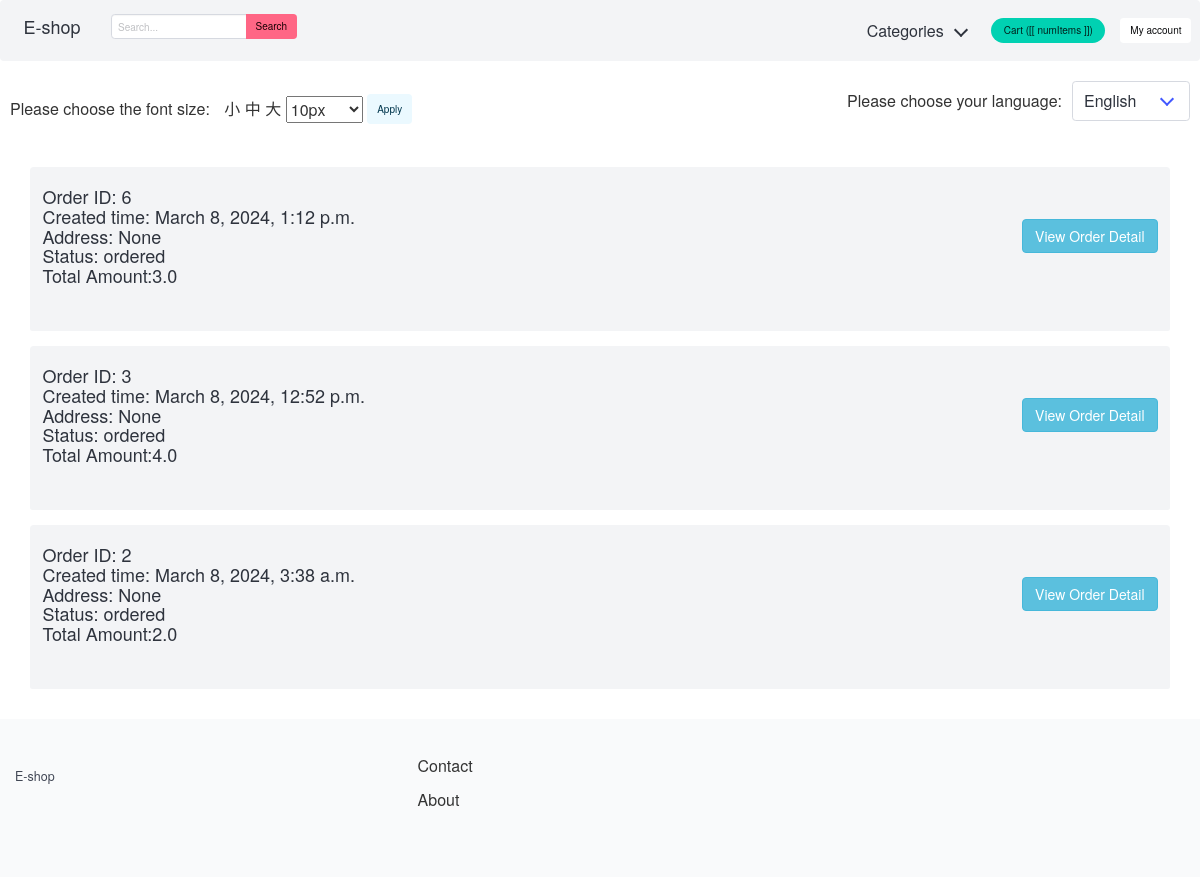
The page /user_orders/ (signed in) on the database its author committed.
### apps/order/models.py (models this page shows, shortened)
class Order(models.Model):
    ORDERED = 'ordered'
    SHIPPED = 'shipped'
    ARRIVED = 'arrived'
    STATUS_CHOICES = (
        (ORDERED, 'Ordered'),
        (SHIPPED, 'Shipped'),
        (ARRIVED, 'Arrived')
    )
    user = models.ForeignKey(User, related_name='orders', on_delete=models.SET_NULL, blank=True, null=True)
    first_name = models.CharField(max_length=100)
    last_name = models.CharField(max_length=100)
    email = models.CharField(max_length=100)
    address = models.CharField(max_length=100)
    zipcode = models.CharField(max_length=100)
    place = models.CharField(max_length=100)
    phone = models.CharField(max_length=100)
    created_at = models.DateTimeField(auto_now_add=True)
    paid = models.BooleanField(default=False)
    paid_amount = models.FloatField(blank=True, null=True)
    payment_intent = models.CharField(max_length=255)
    shipped_date = models.DateTimeField(blank=True, null=True)
    status = models.CharField(max_length=20, choices=STATUS_CHOICES, default=ORDERED)
    def get_total_quantity(self):
        return sum(int(item.quantity) for item in self.items.all())

### apps/userprofile/models.py (models this page shows, shortened)
class Userprofile(models.Model):
    user = models.OneToOneField(User, related_name='userprofile', on_delete=models.CASCADE, verbose_name=_('user'))
    address = models.CharField(max_length=255, blank=True, null=True, verbose_name=_('address'))
    zipcode = models.CharField(max_length=255, blank=True, null=True, verbose_name=_('zipcode'))
    place = models.CharField(max_length=255, blank=True, null=True, verbose_name=_('place'))
    phone = models.CharField(max_length=255, blank=True, null=True, verbose_name=_('phone'))

### apps/order/views.py (the view)
# urls.py: path('user_orders/', user_order_list, name='user_order_list'),
def user_order_list(request):
    orders = Order.objects.all()
    return render(request, 'user_order_list.html', {'orders': orders})

### apps/cart/cart.py (called while the page is built)
    def __iter__(self):
        product_ids = self.cart.keys()
        product_clean_ids = []
        for p in product_ids:
            product_clean_ids.append(p)
            self.cart[str(p)]['product'] = Product.objects.get(pk=p)
        for item in self.cart.values():
            item['total_price'] = float(item['price']) * int(item['quantity'])
            yield item

    def get_total_length(self):
        return sum(int(item['quantity']) for item in self.cart.values())

    def get_total_cost(self):
        return sum(float(item['total_price']) for item in self)

### apps/cart/context_processors.py (called while the page is built)
def cart(request):
    return {'cart': Cart(request)}

### apps/order/models.py (called while the page is built)
    def subtotal(self):
        return  self.price * self.quantity

### apps/store/context_processors.py (called while the page is built)
def menu_categories(request):
    categories = Category.objects.all()
    return {'menu_categories': categories}

### apps/order/templates/user_order_list.html (shortened to what this page needs)
{% extends 'base.html' %}
{% block content %}
<head>
  <link rel="stylesheet" href="https://maxcdn.bootstrapcdn.com/bootstrap/3.4.1/css/bootstrap.min.css">
</head>
    {% for order in request.user.orders.all|dictsortreversed:"created_at" %}
        <article class="message is-light">
            <div class="message-header">
                <h4>Order ID: {{ order.id }}<br>
                   Created time: {{ order.created_at }}<br>
                   Address: {{ order.user.userprofile.address }}<br>
                   Status: {{ order.status }}<br>
                    Total Amount:{{ order.paid_amount }}
                 </h4>
                <button type="button" class="btn btn-info" data-toggle="collapse" data-target="#collapse{{order.id}}"
                        aria-expanded="false" data-subject="{{order.id}}" aria-controls="collapse{{order.id}}">View Order Detail</button>
            </div>
            <div class="message-body">
            </div>
        </article>
    {% empty %}
        <p>You don't have any order yet...</p>
    {% endfor %}
{% endblock %}

### rows shown on the page
Order: id "6", created_at "March 8, 2024, 1:12 p.m.", user.userprofile.address "None", status "ordered", paid_amount "3.0"
Order: id "3", created_at "March 8, 2024, 12:52 p.m.", user.userprofile.address "None", status "ordered", paid_amount "4.0"
Order: id "2", created_at "March 8, 2024, 3:38 a.m.", user.userprofile.address "None", status "ordered", paid_amount "2.0"

### other values the page prints
form field language "English"
